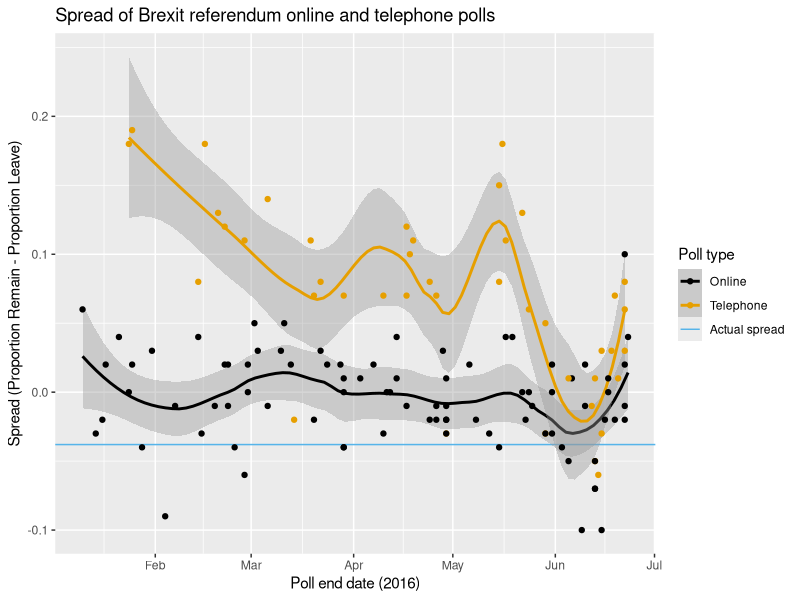
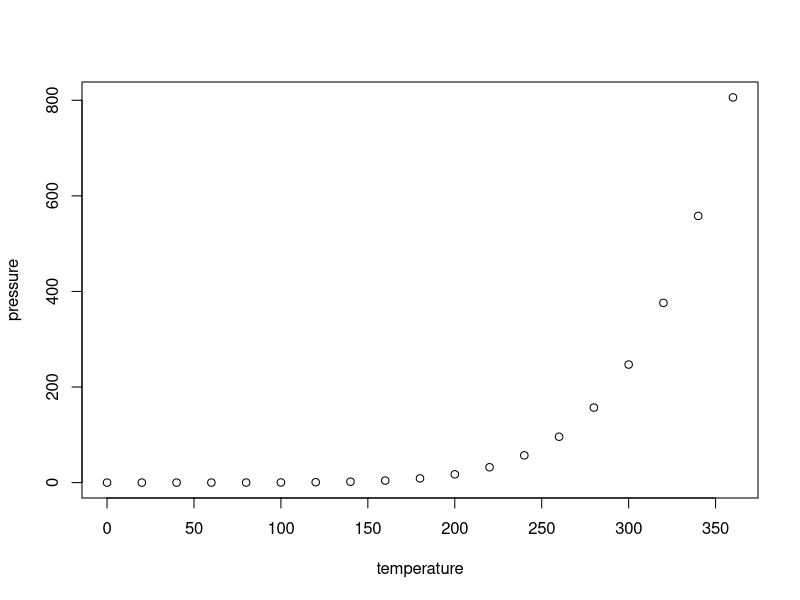

These charts were generated, in order, by the following R code:
## ---- chunk 1
knitr::opts_chunk$set(echo = FALSE)
## ---- chunk 2
# load libraries
library(dslabs)
library(tidyverse)
library(ggrepel)
library(matrixStats)

# set colorblind-friendly color palette
colorblind_palette <- c("black", "#E69F00", "#56B4E9", "#009E73",
                        "#CC79A7", "#F0E442", "#0072B2", "#D55E00")
data(brexit_polls)
## ---- chunk 3
# plot of Brexit referendum polling spread between "Remain" and "Leave" over time
brexit_polls %>%
  ggplot(aes(enddate, spread, color = poll_type)) +
  geom_hline(aes(yintercept = -.038, color = "Actual spread")) +
  geom_smooth(method = "loess", span = 0.4) +
  geom_point() +
  scale_color_manual(values = colorblind_palette[1:3]) +
  xlab("Poll end date (2016)") +
  ylab("Spread (Proportion Remain - Proportion Leave)") +
  labs(color = "Poll type") +
  ggtitle("Spread of Brexit referendum online and telephone polls")
## ---- chunk 4
plot(pressure)
